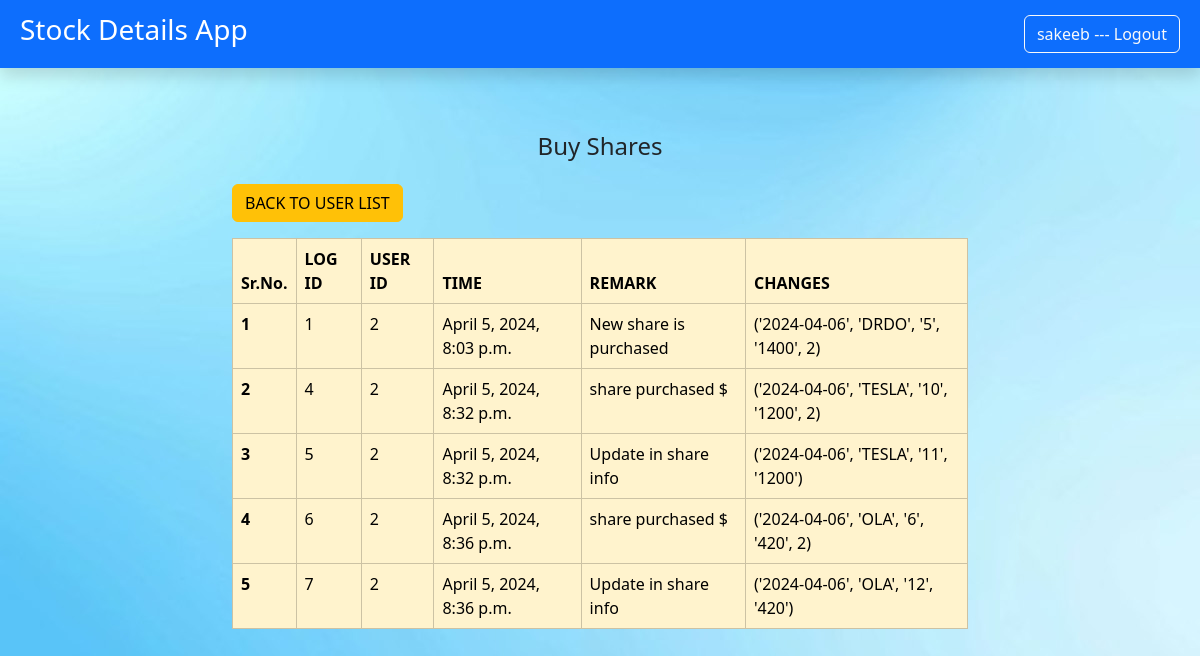
Screenshot of /user_logs/2 (signed in) with the database file from the repository.
### sharesapp/models.py (models this page shows)
class UserLogDetails(models.Model):
    log_id=models.BigAutoField(auto_created=True,primary_key=True)
    uid=models.IntegerField()
    time=models.DateTimeField(auto_now=True)
    remark=models.CharField(max_length=250)
    changes=models.CharField(max_length=250)

### sharesapp/views.py (the view)
# urls.py: path('user_logs/<int:id>',views.user_logs,name="USER_LOGS")
@login_required(login_url="LOG_IN")
def user_logs(request,id=None):
    if request.method=="GET" and id!=None :
        userlogs=UserLogDetails.objects.all().filter(uid=id)                #filter log according to user id
    return render(request,'sharesapp/user_logs.html',{'userlogs':userlogs})

### sharesapp/templates/sharesapp/user_logs.html (shortened to what this page needs)
{% extends "base.html" %}
{% block content %}
<div class="container mt-5">
    <div class="row">
        <div class="col-md-8 mx-auto">
          <ul class="nav justify-content-center mt-3">
            <li class="nav-item">
               <h4>Buy Shares</h4>
            </li>
          </ul>
        </div>
    </div>
    <div class="row">
      <div class="col-md-8 mx-auto">
        <a button type="button" class="btn btn-warning mt-3" href="{% url 'USER_LIST' %}">BACK TO USER LIST </a>
        <table class="table table-bordered border-primary mt-3">
            <thead>
                <tr class="table-warning">
                <th scope="col">Sr.No.</th>
                <th scope="col">LOG ID</th>
                <th scope="col">USER ID</th>
                <th scope="col">TIME</th>
                <th scope="col">REMARK</th>
                <th scope="col">CHANGES</th>
                </tr>
            </thead>
            <tbody>
                {% for rec in userlogs %}
                <tr class="table-warning">
                    <th scope="row">{{forloop.counter}}</th>
                    <td>{{ rec.log_id }}</td>
                    <td>{{ rec.uid }}</td>
                    <td>{{ rec.time }}</td>
                    <td>{{ rec.remark }}</td>
                    <td>{{ rec.changes }}</td>
                </tr>
                {% endfor %}
            </tbody>
            </table>
    </div>
</div>
{% endblock content %}

### sharesapp/templates/sharesapp/base.html (shortened to what this page needs)
<!doctype html>
{% load static %}
<html lang="en">
  <head>
    <link href="https://cdn.jsdelivr.net/npm/bootstrap@5.3.2/dist/css/bootstrap.min.css" rel="stylesheet">
  </head>
  <body background="{% static 'images\bg7.jpg' %}" background-repeat: repeat;>
    <nav class="navbar navbar-dark bg-primary shadow p-2 mb-5" style="background-color: #e3f2fd;">
      <div class="container-fluid  ">
        <a class="navbar-brand "><h3> Stock Details App</h3></a>
        <form class="d-flex" role="search">
         {% if request.user.is_authenticated %}
         <a href="{% url "LOG_OUT" %}" class="btn btn-outline-light align-content-lg-end ms-2"> {{ request.user}} --- Logout</a>
         {% else %}
            <a href="{% url "LOG_IN" %}" class="btn btn-outline-light align-content-lg-end ms-2">Log-in</a>
         {% endif %}
        </form>
      </div>
    </nav>
    {% block content %} {% endblock content %}
  </body>
</html>

### rows the page displays
UserLogDetails: log_id "1", uid "2", time "April 5, 2024, 8:03 p.m.", remark "New share is purchased", changes "('2024-04-06', 'DRDO', '5', '1400', 2)"
UserLogDetails: log_id "4", uid "2", time "April 5, 2024, 8:32 p.m.", remark "share purchased $", changes "('2024-04-06', 'TESLA', '10', '1200', 2)"
UserLogDetails: log_id "5", uid "2", time "April 5, 2024, 8:32 p.m.", remark "Update in share info", changes "('2024-04-06', 'TESLA', '11', '1200')"
UserLogDetails: log_id "6", uid "2", time "April 5, 2024, 8:36 p.m.", remark "share purchased $", changes "('2024-04-06', 'OLA', '6', '420', 2)"
UserLogDetails: log_id "7", uid "2", time "April 5, 2024, 8:36 p.m.", remark "Update in share info", changes "('2024-04-06', 'OLA', '12', '420')"

### other values shown
{{ request.user }} "sakeeb"
